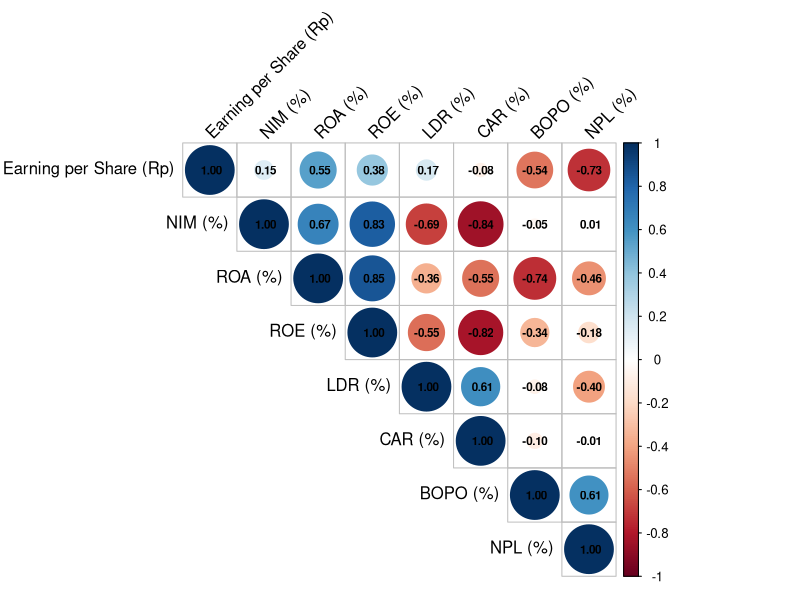

Source code (R): (Note: this script raises an error after producing the figure.)
## ---- chunk 1
library(readxl)


    dat <- read_xlsx("Data Keuangan Bank BRI.xlsx")
    
    dat <- as.data.frame(dat)
    
    
    print(dat)
## ---- chunk 2
dat_proses <- dat[c(2,3,4,5,6,7,8,9)]

dat_proses
## ---- chunk 3
library(corrplot)

korelasi <- cor(dat_proses)

corrplot(korelasi, type = "upper", order = "hclust", 
         tl.col = "black", tl.srt = 45,
         addCoef.col = 1,
         number.cex = .7)


## ---- chunk 4


dataku <- dat[c("Tahun", "ROA (%)", "ROE (%)")]

susun_data = reshape2::melt(data = dataku, id.vars = c("Tahun")   )
    
susun_data
## ---- chunk 5

   gambar <-  ggplot(susun_data, aes(x = Tahun, y = value, fill = variable))+
      facet_wrap( ~variable,  scales = "free",  ncol = 1) +
       geom_line(color="turquoise4") +
       theme_minimal() 
    

gambar
    

## ---- chunk 6
library(ggplot2)




p <- ggplot(data = NULL, aes(x = x, y = y)) +
       geom_line(color="turquoise4") +
       theme_minimal() + 
       labs(x="", y="Sales", title="Total Sales (Past 100 Days)") +
       theme(plot.title = element_text(hjust=0.5, size=20, face="bold"))


p
## ---- chunk 7
    dat <- read_xlsx("Data Keuangan Bank BRI.xlsx")
    
    dat <- as.data.frame(dat)
    
    dat_proses <- dat[c(1,2,3,4,5,6,7,8,9)]
    

dat_VECM <- dat_proses[c("NPL (%)", "Earning per Share (Rp)")]

dat_VECM

## ---- chunk 8
library(urca)

Tstat <- vector(mode = "numeric")
Tkritis <- vector(mode = "numeric")
kesimpulan <- vector(mode = "character")

nama <- colnames(dat_VECM)


for(i in 1 : length(nama))
{
X <- dat_VECM[,i]

hasil = urca::ur.df(X, type = c("none"),
lags = 0, selectlags = "AIC")

#hasil@teststat

#hasil@cval

Tstat[i] <- hasil@teststat
Tkritis[i] <- hasil@cval[2]

if(abs(Tstat[i]) < abs(Tkritis[i]))
{
  
  kalimat = paste0("Data pada Variabel ", nama[i] , " Tidak Stasioner pada Level")
  kesimpulan[i] <- kalimat
  
}

if(abs(Tstat[i]) > abs(Tkritis[i]))
{
  
  kalimat = paste0("Data pada Variabel ", nama[i] , " Stasioner pada Level")
  kesimpulan[i] <- kalimat
  
}










}


dframe <- data.frame(nama, Tstat, Tkritis, kesimpulan)
colnames(dframe) <- c("Variabel", "Statistik T", "Nilai Kritis T pada Tingkat Signifikansi 5%", "Kesimpulan")

dframe


## ---- chunk 9
library(urca)

Tstat <- vector(mode = "numeric")
Tkritis <- vector(mode = "numeric")
kesimpulan <- vector(mode = "character")

nama <- colnames(dat_VECM)


for(i in 1 : length(nama))
{
X <- dat_VECM[,i]
X <- diff(X)

hasil = urca::ur.df(X, type = c("none"),
lags = 0, selectlags = "AIC")

#hasil@teststat

#hasil@cval

Tstat[i] <- hasil@teststat
Tkritis[i] <- hasil@cval[2]

if(abs(Tstat[i]) < abs(Tkritis[i]))
{
  
  kalimat = paste0("Data pada Variabel ", nama[i] , " Tidak Stasioner pada First Difference")
  kesimpulan[i] <- kalimat
  
}

if(abs(Tstat[i]) > abs(Tkritis[i]))
{
  
  kalimat = paste0("Data pada Variabel ", nama[i] , " Stasioner pada First Difference")
  kesimpulan[i] <- kalimat
  
}










}


dframe <- data.frame(nama, Tstat, Tkritis, kesimpulan)
colnames(dframe) <- c("Variabel", "Statistik T", "Nilai Kritis T pada Tingkat Signifikansi 5%", "Kesimpulan")

dframe


